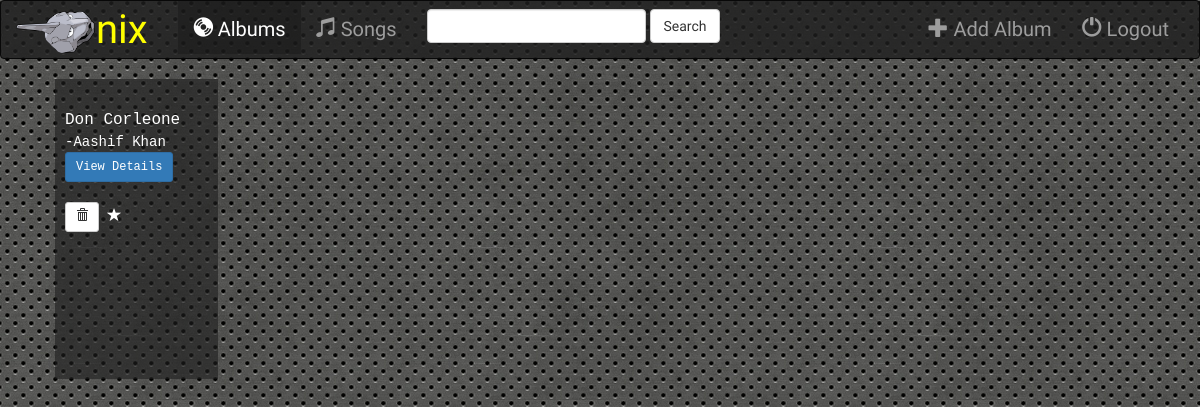
Page /music/ on the earlier database version.
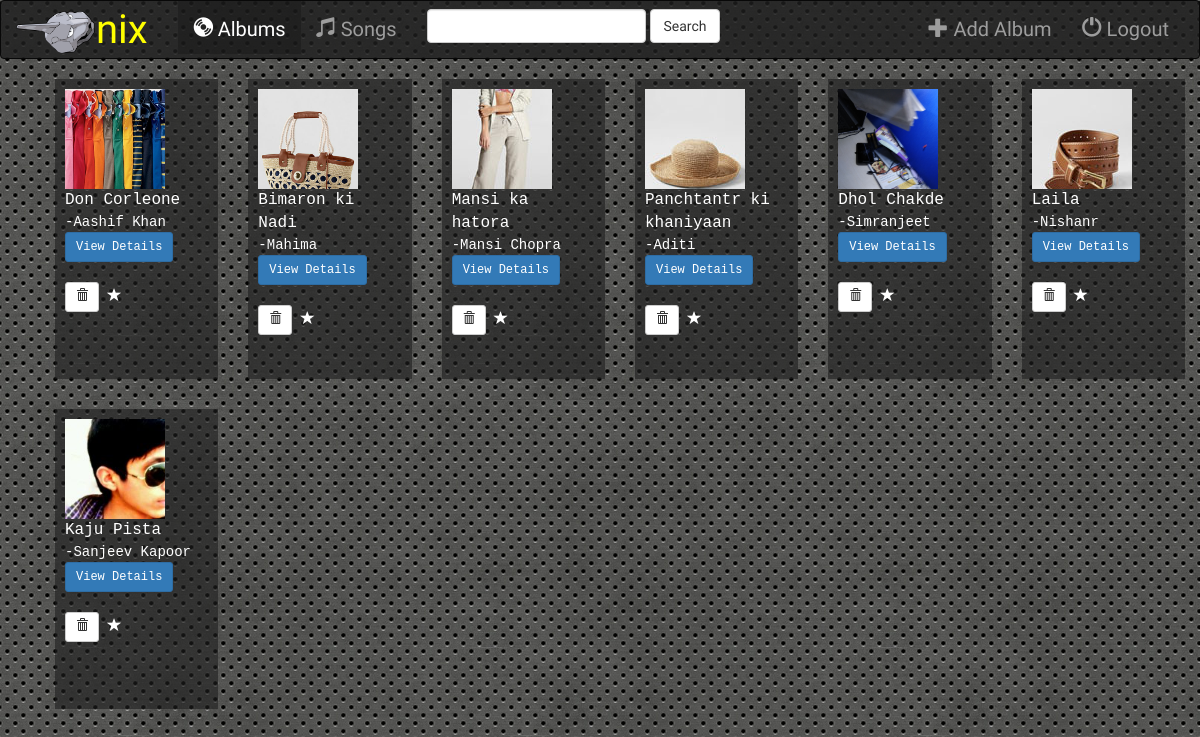
Same page on the later database version.
### music/models.py (models this page shows, shortened)
class Album(models.Model):
    artist = models.CharField(max_length=250)
    album_title = models.CharField(max_length=500)
    genre = models.CharField(max_length=100)
    album_logo = models.FileField()

### music/views.py (the view)
class IndexView(generic.ListView):
    template_name = 'music/index.html'
    context_object_name = 'all_albums'
    def get_queryset(self):
        return Album.objects.all()

### music/templates/music/index.html (shortened to what this page needs)
{%extends 'music/base.html'%}
{% block body %}
<ul>
  {% for album in all_albums %}
  <div class="col-sm-4 col-lg-2">
    <div class="jumbotron">
      <div id="simranjeet">
        <img src="{{album.album_logo.url}}" alt="">
      </div>
      <div id = "album_title">{{album.album_title}}</div>
      -{{album.artist}}<br>
      <a href="{% url 'music:detail' album.id %}" class="btn btn-primary btn-sm" role="button">View Details</a>
      <br><br>
      <form class="" action="{%url 'music:album-delete' album.id%}" method="post" style="display: inline;">
        <button type="submit" class="btn btn-default btn-sm">
          <span class="glyphicon glyphicon-trash"></span>
        </button>
      </form>
      <span class="glyphicon glyphicon-star {% if album.is_favorite %}active{% endif %}"></span>
    </div>
  </div>
  {% endfor %}
</ul>
{%endblock%}

### music/templates/music/base.html (shortened to what this page needs)
<!DOCTYPE html>
<html>
  <head>
    {%load staticfiles%}
    <link rel="stylesheet" href="https://maxcdn.bootstrapcdn.com/bootstrap/3.3.6/css/bootstrap.min.css">
    <link rel="stylesheet" type="text/css" href="{% static 'music/style.css' %}"/>
  </head>
  <body>
    <nav class="navbar navbar-inverse">
      <div class="container-fluid">
        <div class="navbar-header">
          <a id = "home_link" href="{%url 'music:index'%}">
          <img id = "logo" src="{%static 'music/images/onix.png'%}">nix</a>
        </div>
        <div class="collapse navbar-collapse" id = "topNavBar">
          <ul class="nav navbar-nav">
            <li class="active">
              <a href="{%url 'music:index'%}">
                <span class="glyphicon glyphicon-cd" aria-hidden="true"></span>&nbsp;Albums
              </a>
            </li>
            <li class="">
              <a href="#">
                <span class="glyphicon glyphicon-music" aria-hidden="false"></span>&nbsp;Songs
              </a>
            </li>
          </ul>
          <form class="navbar-form navbar-left" action="#" method="get" role="search">
            <div class="form-group">
              <input type="text" name="q" value="" class="form-control">
            </div>
            <button type="submit" class="btn btn-default" name="button">Search</button>
          </form>
          <ul class="nav navbar-nav navbar-right">
            <li class="">
              <a href="{%url 'music:album-add'%}">
                <span class="glyphicon glyphicon-plus" aria-hidden="true"></span>&nbsp;Add Album
              </a>
            </li>
            <li class="">
              <a href="#">
                <span class="glyphicon glyphicon-off" aria-hidden="true"></span>&nbsp;Logout
              </a>
            </li>
          </ul>
        </div>
      </div>
    </nav>
    {%block body%}
    {%endblock%}
  </body>
</html>

### music/static/music/style.css (style rules this page uses)
body { background: url('images/background.jpg'); color: white; }
a { color: white; }
#logo { max-width:80px; max-height:50px; width: auto; height: auto; padding: 0; }
.jumbotron { height: 300px; color: white; background-color: rgba(30, 30, 30, 0.6); padding: 10px; font-family: monospace; }
.navbar { padding: 0px; background-color: rgba(30, 30, 30, 0.8); font-size: 20px; font-family: 'Cedarville Cursive', cursive; }
#home_link { color: yellow; font-size: 40px; }
.active a { background-color: rgba(20, 20, 20, 0.4) !important; }
.navbar-header { padding-right: 30px; }
.jumbotron img { max-width: 150px; max-height: 150px; }
#simranjeet { max-width: 100px; max-height: 100px; overflow: hidden; }
#album_title { font-size: 16px; }
.form-group { color: black; }

Differences in the rows shown:
changed Album "Don Corleone": album_logo: picture added
added Album: album_logo (picture), album_title "Bimaron ki Nadi", artist "Mahima"
added Album: album_logo (picture), album_title "Mansi ka hatora", artist "Mansi Chopra"
added Album: album_logo (picture), album_title "Panchtantr ki khaniyaan", artist "Aditi"
added Album: album_logo (picture), album_title "Dhol Chakde", artist "Simranjeet"
added Album: album_logo (picture), album_title "Laila", artist "Nishanr"
added Album: album_logo (picture), album_title "Kaju Pista", artist "Sanjeev Kapoor"
